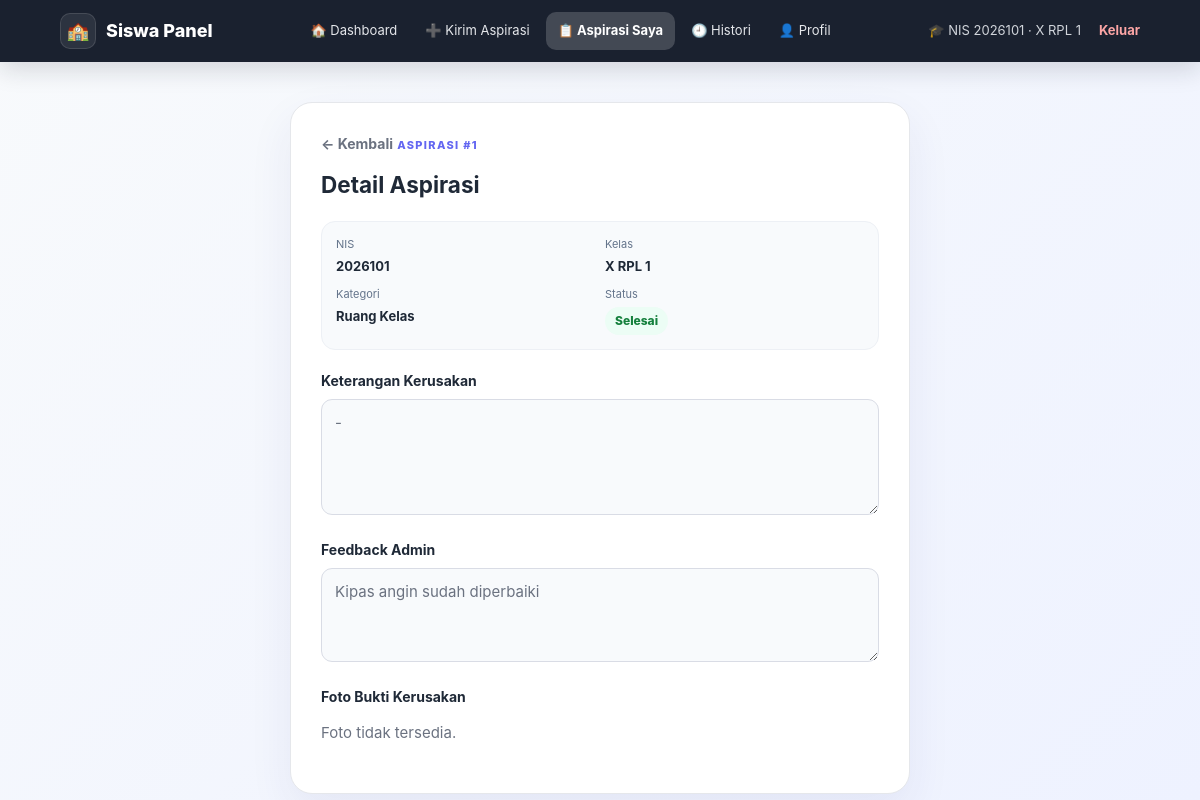
Screenshot of /VIEW/SISWA/DetailAspirasi.php?id=1 (signed in) with the database file from the repository.
### tables this page shows
CREATE TABLE `aspirasi` (
  `id_aspirasi` int(5) NOT NULL,
  `nis` int(10) NOT NULL,
  `id_admin` int(5) DEFAULT NULL,
  `status` enum('Menunggu','Proses','Selesai') NOT NULL DEFAULT 'Menunggu',
  `id_kategori` int(5) NOT NULL,
  `feedback` varchar(255) DEFAULT NULL,
  `foto` varchar(255) DEFAULT NULL,
  `keterangan` text DEFAULT NULL
);

CREATE TABLE `siswa` (
  `nis` int(10) NOT NULL,
  `kelas` varchar(10) NOT NULL,
  `password` varchar(255) NOT NULL DEFAULT ''
);

CREATE TABLE `kategori` (
  `id_kategori` int(5) NOT NULL,
  `ket_kategori` varchar(30) NOT NULL
);

### MODEL/config.php (called while the page is built)
<?php
return [
    'host'     => 'sql312.infinityfree.com',
    'username' => 'if0_43450748',
    'password' => 'iUnXVzwah8q6ml',
    'database' => 'if0_43450748_sarpas_final',
    'port'     => 3306,
    'charset'  => 'utf8mb4',
];

### MODEL/m_koneksi.php (called while the page is built, shortened)
<?php
class Koneksi
{
    public function __construct()
    {
        $config = require __DIR__ . '/config.php';
        $host = (string) ($config['host'] ?? 'localhost');
        $username = (string) ($config['username'] ?? 'root');
        $password = (string) ($config['password'] ?? '');
        $database = (string) ($config['database'] ?? 'sarpras');
        $port = isset($config['port']) ? (int) $config['port'] : 3306;
        $db = @new mysqli($host, $username, $password, $database, $port);
        $charset = (string) ($config['charset'] ?? 'utf8mb4');
        $this->koneksi = $db;
    }
}

### MODEL/m_aspirasi.php (called while the page is built, shortened)
<?php
require_once __DIR__ . '/m_koneksi.php';
class Aspirasi
{
    private mysqli $db;
    public function __construct()
    {
        $this->db = (new Koneksi())->koneksi;
    }
    public function getById(int $id): ?array
    {
        $sql = "SELECT
                    a.id_aspirasi,
                    a.nis,
                    s.kelas,
                    a.id_admin,
                    ad.username,
                    a.status,
                    a.id_kategori,
                    k.ket_kategori,
                    a.foto,
                    a.keterangan,
                    a.feedback
                FROM aspirasi a
                JOIN siswa s ON a.nis = s.nis
                JOIN kategori k ON a.id_kategori = k.id_kategori
                LEFT JOIN admin ad ON a.id_admin = ad.id_admin
                WHERE a.id_aspirasi = ?";
        $s = $this->db->prepare($sql);
        $s->bind_param('i', $id);
        $s->execute();
        return $s->get_result()->fetch_assoc() ?: null;
    }
}

### VIEW/SISWA/DetailAspirasi.php (the view, shortened to what this page needs)
<?php
require_once __DIR__ . '/../../MODEL/m_aspirasi.php';
require_once __DIR__ . '/../../template/layout.php';
$isAdmin = isset($_SESSION['admin']);
$id = (int) ($_GET['id'] ?? 0);
$r = $id > 0 ? (new Aspirasi())->getById($id) : null;
$kembali = $isAdmin ? '../ADMIN/v_DataAspirasi.php' : 'daftar_laporan.php';
renderHead('Detail Aspirasi #' . $id);
renderNavbar($isAdmin ? 'admin' : 'siswa', $isAdmin ? 'aspirasi' : 'laporan');
?>
<main>
    <section class="form-card">
        <a class="back" href="<?= e($kembali) ?>">← Kembali</a>
        <span class="eyebrow">Aspirasi #<?= (int) $r['id_aspirasi'] ?></span>
        <h1>Detail Aspirasi</h1>
        <div class="report-summary">
            <div><span class="k">NIS</span><b><?= e($r['nis']) ?></b></div>
            <div><span class="k">Kelas</span><b><?= e($r['kelas']) ?></b></div>
            <div><span class="k">Kategori</span><b><?= e($r['ket_kategori']) ?></b></div>
            <div><span class="k">Status</span><b><?= badgeStatus($r['status']) ?></b></div>
        </div>
        <div class="form-group">
            <label for="keterangan">Keterangan Kerusakan</label>
            <textarea id="keterangan" rows="4" readonly><?= e($r['keterangan'] ?? '-') ?></textarea>
        </div>
        <div class="form-group">
            <label for="feedback">Feedback Admin</label>
            <textarea id="feedback" rows="3" readonly><?= e($r['feedback'] ?? 'Belum ada feedback') ?></textarea>
        </div>
        <div class="form-group">
            <label>Foto Bukti Kerusakan</label>
            <?php if (!empty($r['foto'])): ?>
                <a href="../../ASSETS/GAMBAR/<?= rawurlencode($r['foto']) ?>" target="_blank">
                    <img class="detail-photo" src="../../ASSETS/GAMBAR/<?= rawurlencode($r['foto']) ?>" alt="Foto bukti kerusakan">
                </a>
            <?php else: ?>
                <p class="muted">Foto tidak tersedia.</p>
            <?php endif; ?>
        </div>
    </section>
</main>
<?php renderFoot(); ?>

### template/layout.php (shortened to what this page needs)
<?php
function e($value): string
{
    return htmlspecialchars((string) $value, ENT_QUOTES, 'UTF-8');
}
function appRoot(): string
{
    return rtrim(dirname(dirname(dirname($_SERVER['SCRIPT_NAME']))), '/');
}
function menuNavigasi(string $role): array
{
    $view = appRoot() . '/VIEW';
    return [
        'dashboard' => ['🏠 Dashboard',      $view . '/SISWA/dasbord_siswa.php'],
        'kirim'     => ['➕ Kirim Aspirasi', $view . '/SISWA/v_form_aspirasi.php'],
        'laporan'   => ['📋 Aspirasi Saya',  $view . '/SISWA/daftar_laporan.php'],
        'histori'   => ['🕘 Histori',        $view . '/SISWA/v_HistoryAspirasiSiswa.php'],
        'profil'    => ['👤 Profil',         $view . '/SISWA/profil_siswa.php'],
    ];
}
function renderHead(string $judul, string $kelasBody = ''): void
{
    $app = appRoot();
    ?>
<!doctype html>
<html lang="id">
<head>
    <link rel="stylesheet" href="<?= e($app) ?>/ASSETS/modern.css">
</head>
<body<?= $kelasBody !== '' ? ' class="' . e($kelasBody) . '"' : '' ?>>
<?php
}
function renderNavbar(string $role, string $aktif): void
{
    $menu = menuNavigasi($role);
    $brand = $role === 'admin' ? 'Admin Panel' : 'Siswa Panel';
    $beranda = $menu['dashboard'][1];
    $logout = appRoot() . '/CONTROLLER/c_auth.php?logout=1';
    if ($role === 'admin') {
        $info = '👤 ' . ($_SESSION['username'] ?? 'Admin');
    } else {
        $info = '🎓 NIS ' . ($_SESSION['nis'] ?? '-') . ' · ' . ($_SESSION['kelas'] ?? '-');
    }
    ?>
<header class="navbar">
    <a class="nav-brand" href="<?= e($beranda) ?>">
        <span class="brand-icon">🏫</span>
        <span><?= e($brand) ?></span>
    </a>
    <nav>
        <ul class="nav-menu">
            <?php foreach ($menu as $kunci => [$label, $url]): ?>
                <li>
                    <a href="<?= e($url) ?>" class="<?= $kunci === $aktif ? 'active' : '' ?>"><?= e($label) ?></a>
                </li>
            <?php endforeach; ?>
        </ul>
    </nav>
    <div class="nav-user">
        <span><?= e($info) ?></span>
        <a class="logout-link" href="<?= e($logout) ?>">Keluar</a>
    </div>
</header>
    <?php
}
function renderFoot(): void
{
    echo "</body>\n</html>\n";
}
function badgeStatus(string $status): string
{
    $kelas = match (strtolower($status)) {
        'proses'  => 'badge-proses',
        'selesai' => 'badge-selesai',
        default   => 'badge-menunggu',
    };
    return '<span class="badge ' . $kelas . '">' . e($status) . '</span>';
}

### ASSETS/modern.css (style rules this page uses)
:root { --primary: #4f46e5; --primary-2: #7c3aed; --ink: #111827; --text: #1f2937; --muted: #6b7280; --line: #e5e7eb; --line-soft: #eef0f4; --surface: #ffffff; --ok: #15803d; --ok-bg: #f0fdf4; --ok-line: #bbf7d0; --err: #b91c1c; --err-bg: #fef2f2; --err-line: #fecaca; --radius: 16px; --shadow: 0 10px 30px rgba(17, 24, 39, .06); }
*, *::before, *::after { box-sizing: border-box; }
html { scroll-behavior: smooth; -webkit-text-size-adjust: 100%; }
body { margin: 0; min-height: 100vh; font-family: Inter, "Segoe UI", system-ui, Arial, sans-serif; font-size: 15px; line-height: 1.5; color: var(--text); background: linear-gradient(135deg, #f8fafc, #eef2ff); }
a { color: inherit; }
.navbar { position: sticky; top: 0; z-index: 20; display: flex; flex-wrap: wrap; align-items: center; gap: 18px; padding: 12px 5%; color: #fff; background: rgba(17, 24, 39, .96); backdrop-filter: blur(12px); box-shadow: 0 8px 25px rgba(17, 24, 39, .15); }
.nav-brand { display: flex; align-items: center; gap: 10px; font-size: 18px; font-weight: 800; color: #fff; text-decoration: none; white-space: nowrap; }
.brand-icon { display: grid; place-items: center; width: 36px; height: 36px; border-radius: 10px; background: rgba(255, 255, 255, .08); border: 1px solid rgba(255, 255, 255, .12); }
.navbar nav { flex: 1; min-width: 0; }
.nav-menu { display: flex; flex-wrap: wrap; justify-content: center; gap: 4px; margin: 0; padding: 0; list-style: none; }
.nav-menu a { display: block; padding: 9px 12px; border-radius: 10px; font-size: 13px; color: #e5e7eb; text-decoration: none; transition: background .2s, color .2s; }
.nav-menu a.active { background: rgba(255, 255, 255, .18); color: #fff; font-weight: 700; }
.nav-user { display: flex; align-items: center; gap: 10px; font-size: 13px; color: #d1d5db; white-space: nowrap; }
.logout-link { margin-left: 8px; font-weight: 700; color: #fca5a5; text-decoration: none; }
main { width: min(1180px, 92%); margin: 34px auto 60px; }
.eyebrow { display: inline-block; margin-bottom: 6px; font-size: 11px; font-weight: 800; letter-spacing: .12em; text-transform: uppercase; color: #6366f1; }
.back { display: inline-flex; align-items: center; gap: 7px; margin-bottom: 14px; font-weight: 700; font-size: 14px; color: var(--muted); text-decoration: none; }
.badge { display: inline-flex; padding: 5px 10px; border-radius: 999px; font-size: 12px; font-weight: 800; white-space: nowrap; }
.badge-selesai { background: #ecfdf5; color: #15803d; }
.form-card { max-width: 620px; margin: 40px auto; padding: 30px; background: var(--surface); border: 1px solid var(--line); border-radius: 22px; box-shadow: 0 18px 45px rgba(49, 46, 129, .07); }
.form-card h1, .form-card h2 { margin: 0 0 8px; }
.form-group { margin: 18px 0; }
.form-group label { display: block; margin-bottom: 8px; font-size: 14px; font-weight: 700; }
input, select, textarea { width: 100%; padding: 12px 13px; font: inherit; color: var(--text); background: #fff; border: 1px solid #d9dce5; border-radius: 11px; outline: none; }
textarea { resize: vertical; }
input[readonly], textarea[readonly] { background: #f8fafc; color: var(--muted); }
.nis-box .k, .report-summary .k { display: block; font-size: 11px; color: #64748b; }
.muted { color: var(--muted); }
.report-summary { display: grid; grid-template-columns: 1fr 1fr; gap: 10px; margin: 20px 0; padding: 14px; background: #f8fafc; border: 1px solid #edf0f5; border-radius: 14px; }
.report-summary div { display: flex; flex-direction: column; gap: 4px; }
.report-summary b { font-size: 13px; }

### rows the page displays
aspirasi: id_aspirasi "1", nis "2026101", nis.kelas "X RPL 1", id_kategori.ket_kategori "Ruang Kelas", status "Selesai", keterangan "-", feedback "Kipas angin sudah diperbaiki"

### other values shown
$brand "Siswa Panel"
$label "🏠 Dashboard"
$label "➕ Kirim Aspirasi"
$label "📋 Aspirasi Saya"
$label "🕘 Histori"
$label "👤 Profil"
$info "🎓 NIS 2026101 · X RPL 1"
